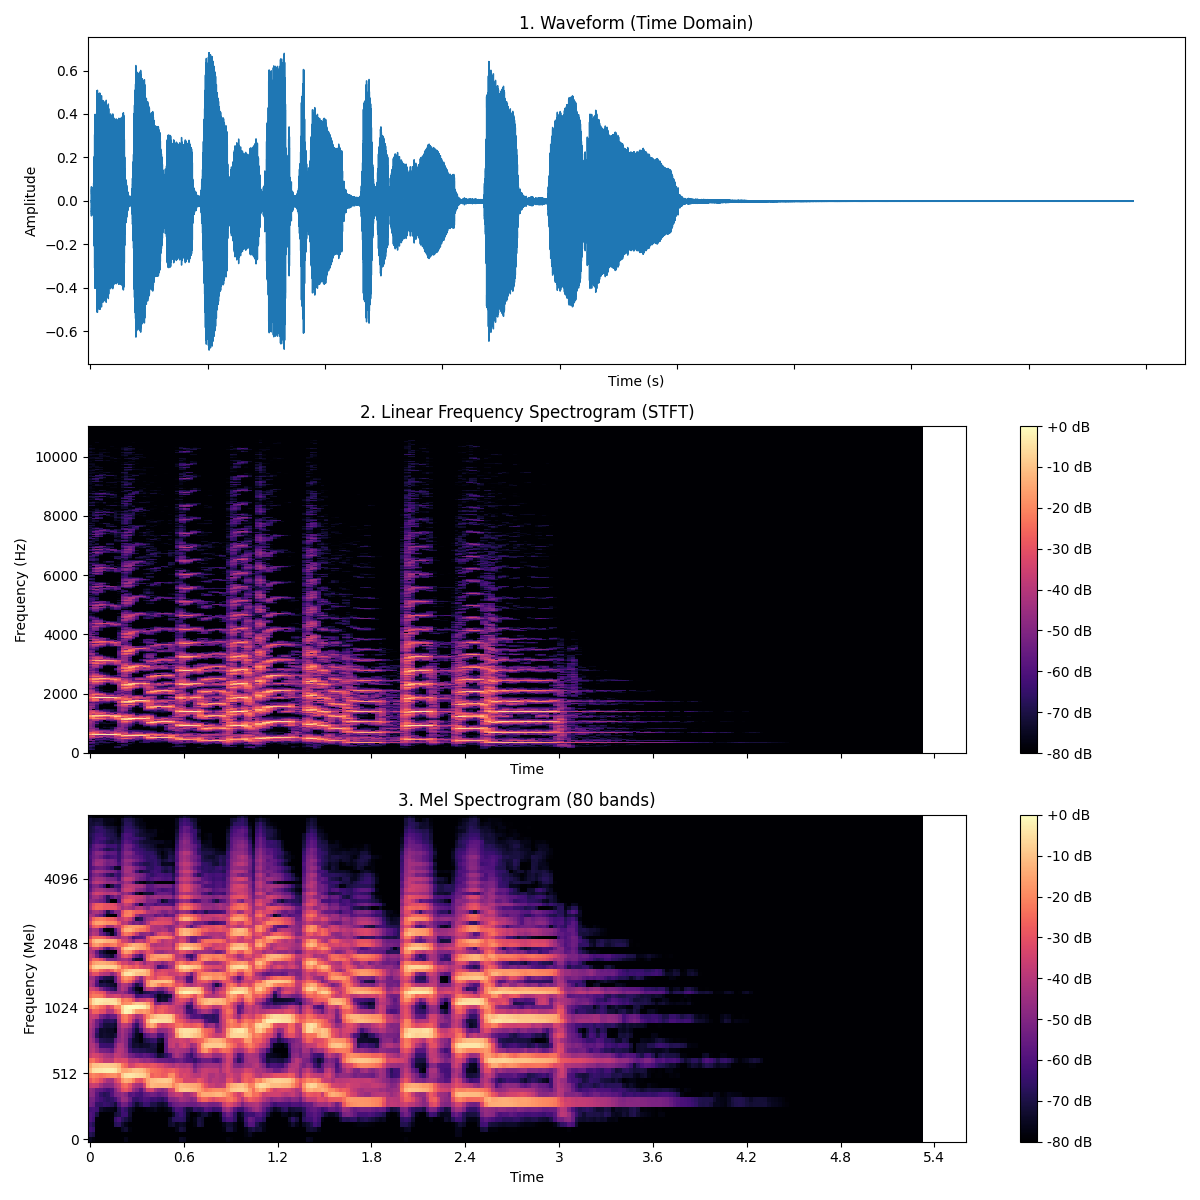

Generate this figure with Python:
import librosa
import librosa.display
import matplotlib.pyplot as plt
import numpy as np
import os

def create_tutorial_plots():
    # 1. Load an audio file
    # librosa.ex('trumpet') downloads a sample audio file
    print("Loading audio...")
    try:
        filename = librosa.ex('trumpet')
        y, sr = librosa.load(filename)
    except Exception as e:
        print(f"Could not download example file: {e}")
        # Fallback: generate a synthetic signal (sine sweep)
        sr = 22050
        T = 5.0
        t = np.linspace(0, T, int(T*sr), endpoint=False)
        # Chirp signal: frequency increases from 220Hz to 880Hz
        y = 0.5 * np.sin(2 * np.pi * 220 * t * (1 + t/T))
        print("Generated synthetic chirp signal instead.")

    print(f"Audio duration: {len(y)/sr:.2f} seconds")
    print(f"Sampling rate: {sr} Hz")

    # Set up the figure for plotting
    fig, ax = plt.subplots(nrows=3, ncols=1, figsize=(12, 12), sharex=True)

    # 2. Waveform (Time Domain)
    # This shows amplitude over time.
    librosa.display.waveshow(y, sr=sr, ax=ax[0])
    ax[0].set(title='1. Waveform (Time Domain)', xlabel='Time (s)', ylabel='Amplitude')

    # 3. Linear Spectrogram (STFT)
    # We convert time-domain signal to frequency-domain using Short-Time Fourier Transform (STFT).
    # n_fft: Window size for FFT (typically 2048 for speech/music)
    # hop_length: Number of samples between successive frames (typically 512)
    n_fft = 2048
    hop_length = 512
    
    # D is a complex matrix containing magnitude and phase
    D = librosa.stft(y, n_fft=n_fft, hop_length=hop_length)
    
    # We care about magnitude (amplitude) for the spectrogram
    S_db = librosa.amplitude_to_db(np.abs(D), ref=np.max)

    img1 = librosa.display.specshow(S_db, y_axis='linear', x_axis='time', 
                                   sr=sr, n_fft=n_fft, hop_length=hop_length, ax=ax[1])
    ax[1].set(title='2. Linear Frequency Spectrogram (STFT)', ylabel='Frequency (Hz)')
    fig.colorbar(img1, ax=ax[1], format="%+2.0f dB")

    # 4. Mel Spectrogram
    # Humans don't perceive frequency linearly. We are more sensitive to low frequencies.
    # The Mel scale transforms frequency Hz to Mels to mimic human hearing.
    # n_mels: Number of Mel bands (filters) - typically 80 or 128 for LLMs like Qwen/Whisper.
    n_mels = 80
    
    # Option A: Create Mel Spectrogram directly from audio (convenience function)
    S_mel = librosa.feature.melspectrogram(y=y, sr=sr, n_mels=n_mels, n_fft=n_fft, hop_length=hop_length)
    
    # Convert to log scale (dB). Audio power is logarithmic (like our hearing volume).
    # This is effectively "Log-Mel Spectrogram"
    S_mel_db = librosa.power_to_db(S_mel, ref=np.max)

    img2 = librosa.display.specshow(S_mel_db, x_axis='time', y_axis='mel', 
                                   sr=sr, fmax=8000, ax=ax[2])
    ax[2].set(title=f'3. Mel Spectrogram ({n_mels} bands)', ylabel='Frequency (Mel)')
    fig.colorbar(img2, ax=ax[2], format="%+2.0f dB")

    plt.tight_layout()
    
    output_path = os.path.join(os.path.dirname(__file__), 'mel_spectrogram_tutorial.png')
    plt.savefig(output_path)
    print(f"Plot saved to: {output_path}")

if __name__ == "__main__":
    create_tutorial_plots()


